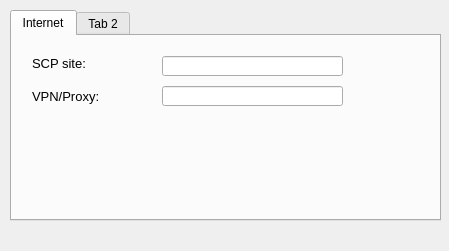
<?xml version="1.0" encoding="UTF-8"?>
<ui version="4.0">
 <class>MainWindow</class>
 <widget class="QMainWindow" name="MainWindow">
  <property name="geometry">
   <rect>
    <x>0</x>
    <y>0</y>
    <width>449</width>
    <height>251</height>
   </rect>
  </property>
  <property name="windowTitle">
   <string>MainWindow</string>
  </property>
  <widget class="QWidget" name="centralwidget">
   <widget class="QTabWidget" name="tabWidget">
    <property name="geometry">
     <rect>
      <x>10</x>
      <y>10</y>
      <width>431</width>
      <height>211</height>
     </rect>
    </property>
    <property name="currentIndex">
     <number>0</number>
    </property>
    <property name="documentMode">
     <bool>false</bool>
    </property>
    <widget class="QWidget" name="tab">
     <attribute name="title">
      <string>Internet</string>
     </attribute>
     <widget class="QLabel" name="label">
      <property name="geometry">
       <rect>
        <x>20</x>
        <y>20</y>
        <width>61</width>
        <height>16</height>
       </rect>
      </property>
      <property name="text">
       <string>&lt;html&gt;&lt;head/&gt;&lt;body&gt;&lt;p&gt;&lt;span style=&quot; font-size:10pt;&quot;&gt;SCP site:&lt;/span&gt;&lt;/p&gt;&lt;/body&gt;&lt;/html&gt;</string>
      </property>
     </widget>
     <widget class="QLineEdit" name="lineEdit">
      <property name="geometry">
       <rect>
        <x>150</x>
        <y>20</y>
        <width>181</width>
        <height>20</height>
       </rect>
      </property>
     </widget>
     <widget class="QLabel" name="label_2">
      <property name="geometry">
       <rect>
        <x>20</x>
        <y>50</y>
        <width>91</width>
        <height>21</height>
       </rect>
      </property>
      <property name="text">
       <string>&lt;html&gt;&lt;head/&gt;&lt;body&gt;&lt;p&gt;&lt;span style=&quot; font-size:10pt;&quot;&gt;VPN/Proxy:&lt;/span&gt;&lt;/p&gt;&lt;/body&gt;&lt;/html&gt;</string>
      </property>
     </widget>
     <widget class="QLineEdit" name="lineEdit_2">
      <property name="geometry">
       <rect>
        <x>150</x>
        <y>50</y>
        <width>181</width>
        <height>20</height>
       </rect>
      </property>
     </widget>
    </widget>
    <widget class="QWidget" name="tab_2">
     <attribute name="title">
      <string>Tab 2</string>
     </attribute>
    </widget>
   </widget>
  </widget>
  <widget class="QMenuBar" name="menubar">
   <property name="geometry">
    <rect>
     <x>0</x>
     <y>0</y>
     <width>449</width>
     <height>21</height>
    </rect>
   </property>
  </widget>
 </widget>
 <resources/>
 <connections/>
</ui>
